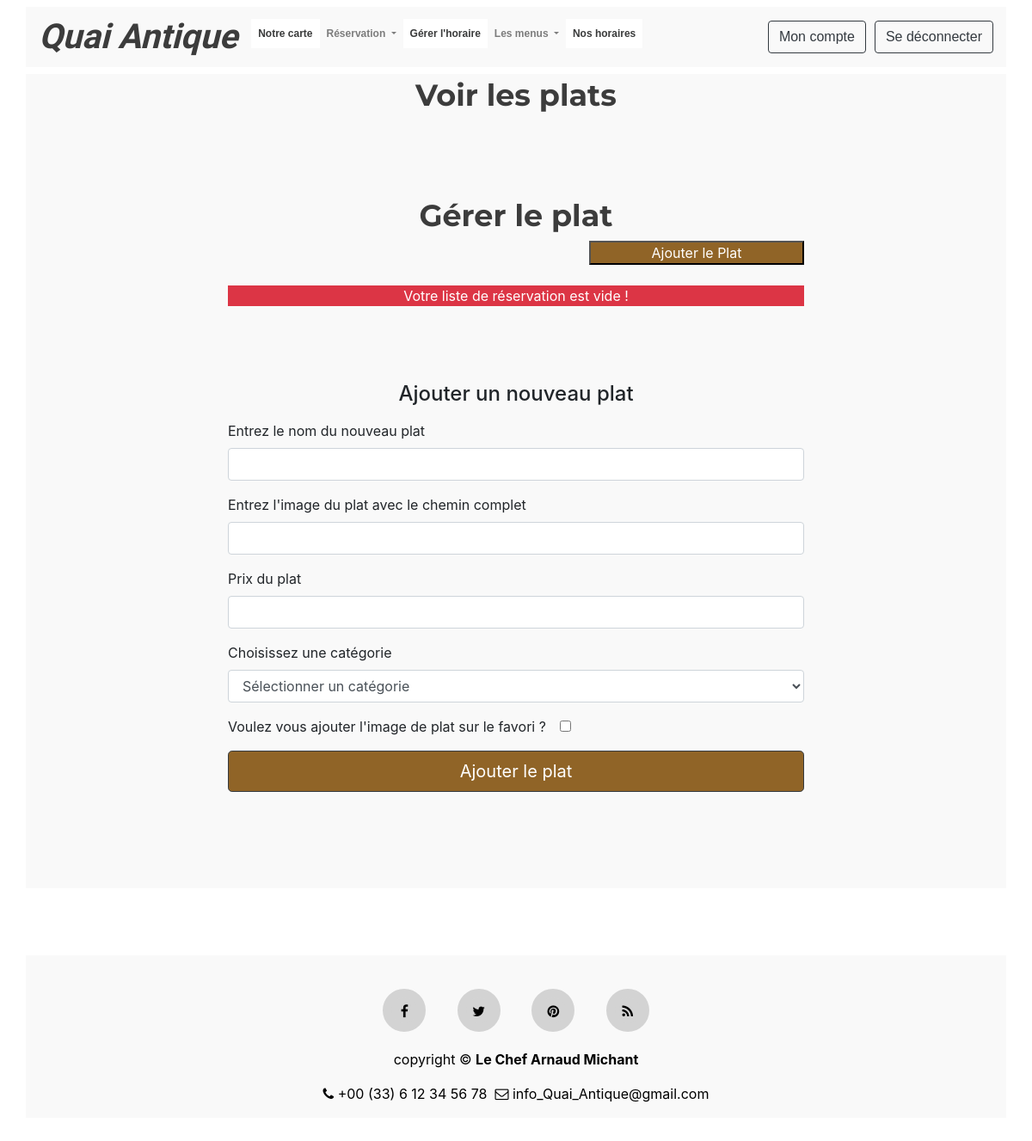
The page /view_food.php (signed in) on the database as committed earlier.
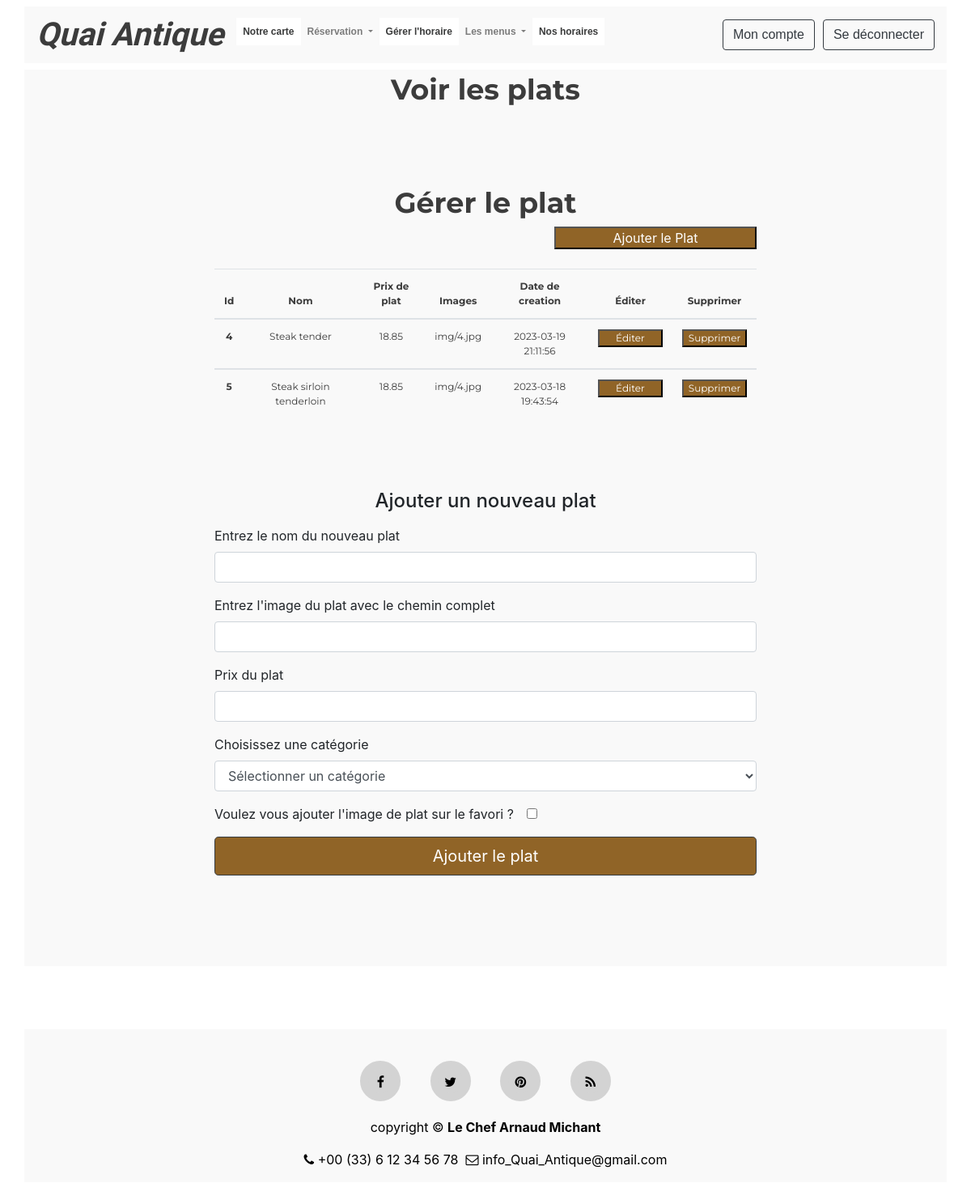
The same page on the database as committed later.
### tables this page shows
CREATE TABLE `foods` (
  `Id` int(11) NOT NULL,
  `name` varchar(200) NOT NULL,
  `price` decimal(10,2) NOT NULL,
  `creationdate` timestamp NULL DEFAULT current_timestamp() ON UPDATE current_timestamp(),
  `image` varchar(200) NOT NULL,
  `signature` tinyint(1) DEFAULT NULL,
  `category_id` int(11) DEFAULT NULL
);

### manage.food.inc.php (the view, shortened to what the changed rows need)
<?php
    require 'includes/dbh.inc.php';
echo '
<div class="container"><br><br>
    <h3 class="text-center menuTitle"><br>Gérer le plat</h3>
    <div class="col-md-8 offset-md-2"> ';
    echo" <div style='text-align: right;'><button class='foodaddbutton' type='button'><a href='#foodform'>Ajouter le Plat</button></a></div><br>";
    if(isset($_SESSION['role']) ){$role=($_SESSION['role']);};
    if( (isset($_SESSION['user_id']) && (isset($_SESSION['role']))  )) {
        if($role==2){
            $sql = "SELECT * FROM foods";
            $result = $conn->query($sql);
            if ($result->num_rows > 0) {
                echo'
                <table class="table table-hover table-responsive-sm text-center">
                    <thead>
                        <tr>
                            <th scope="col" class="schedulehour">Id</th>
                            <th scope="col" class="schedulehour">Nom </th>
                            <th scope="col" class="schedulehour">Prix de plat</th>
                            <th scope="col" class="schedulehour">Images</th>
                            <th scope="col" class="schedulehour">Date de creation</th>
                            <th scope="col" class="schedulehour">Éditer</th>
                            <th scope="col" class="schedulehour">Supprimer</th>
                        </tr>
                    </thead> ';
                while($row = $result->fetch_assoc()) {
                    echo"
                    <tbody>
                        <tr>
                            <th scope='row' class='schedulehour'>".$row["Id"]."</th>
                            <td class='schedulehour'>".$row["name"]."</td>
                            <td class='schedulehour'>".$row["price"]."</td>
                            <td class='schedulehour'>".$row["image"]."</td>
                            <td class='schedulehour'>".$row["creationdate"]."</td>
                            <td class='schedulehour'>
                                <button class='reservupdatebutton' type='button'><a href=edit.food.inc.php?foodedit-submit=1&food_id=".$row["Id"]."&signature=".$row["signature"]."&action=update>Éditer
                                </button>
                            </td>
                            <td class='schedulehour'>
                                <button class='reservupdatebutton' type='button'><a href=includes\delete.php?fooddelete-submit=1&food_id=".$row["Id"]."&action=delete  onclick='return confirm('Etes-vous sûr que vous voulez supprimer?')'>Supprimer
                                </button>
                            </td>
                        </tr>
                    </tbody>";
                }
                echo "</table>";
            }
            else {
                echo "<p class='text-white text-center bg-danger'>Votre liste de réservation est vide !<p>";
            }
        }
    }
    if(isset($_SESSION['user_id'])){
        if($_SESSION['role']==2){
            if( isset($_POST['submit-addmenu'] ) ){
                echo '<h5 class="bg-danger text-center">Le nom du bouton "submit-addfood" est cliqué</h5>';
            } else {
                echo'   <div id="foodform"></div><br><br><br>
                <div class="menu-form">
                    <form action="includes\food.inc.php" id="foodform" method="post">
                        <div class="form-group">
                            <h4>Ajouter un nouveau plat</h4>
                        </div>
                        <div class="form-group">
                            <label>Entrez le nom du nouveau plat</label>
                            <input type="text" class="form-control" name="foodname" id="foodname" required="required">
                        </div>
                        <div class="form-group">
                            <label>Entrez l\'image du plat avec le chemin complet</label>
                            <input type="text" class="form-control" name="foodimage" id="foodimage" required="required">
                        </div>
                        <div class="form-group">
                            <label for="foodprice">Prix du plat</label>
                            <input type="number" class="form-control" name="foodprice" id="foodprice" step="any" required="required">
                        </div>
                        <div class="form-group">
                            <label for="categoryoptions" class="form-label">Choisissez une catégorie</label>';
                            echo '<select class="form-control" id="categoryoptions" name="foodcategory">
                                <option selected>Sélectionner un catégorie</option>';
                            echo '</select>
                        </div>
                        <div class="form-group">
                            <label class="form-check-label" >Voulez vous ajouter l\'image de plat sur le favori ?&nbsp;&nbsp;&nbsp;&nbsp;&nbsp;&nbsp;&nbsp;&nbsp;      </label>
                            <input type="checkbox" class="form-check-input" name="foodsignature" id="foodsignature" style="margin : right;";>
                        </div>
                        <div class="form-group">
                            <button type="submit" name="submit-addfood" id="submit-addfood" class="btn btn-dark btn-lg btn-block">Ajouter le plat</button>
                        </div>
                    </form>
                    <br><br>
                </div>';
            }
        }
        else {
            echo '<p class="text-center"><br>Vous n\'avez aucune autorisation<br><br></p>';
        }
    }
?>
    </div>
</div>
<br><br>

Rows that differ between the two databases and show on the page:
added foods: Id "4", name "Steak tender", price "18.85", image "img/4.jpg", creationdate "2023-03-19 21:11:56"
added foods: Id "5", name "Steak sirloin tenderloin", price "18.85", image "img/4.jpg", creationdate "2023-03-18 19:43:54"
Other text that changed with them:
text no longer shown: "Votre liste de réservation est vide !"
text now shown: "Id Nom Prix de plat Images Date de creation Éditer Supprimer"
